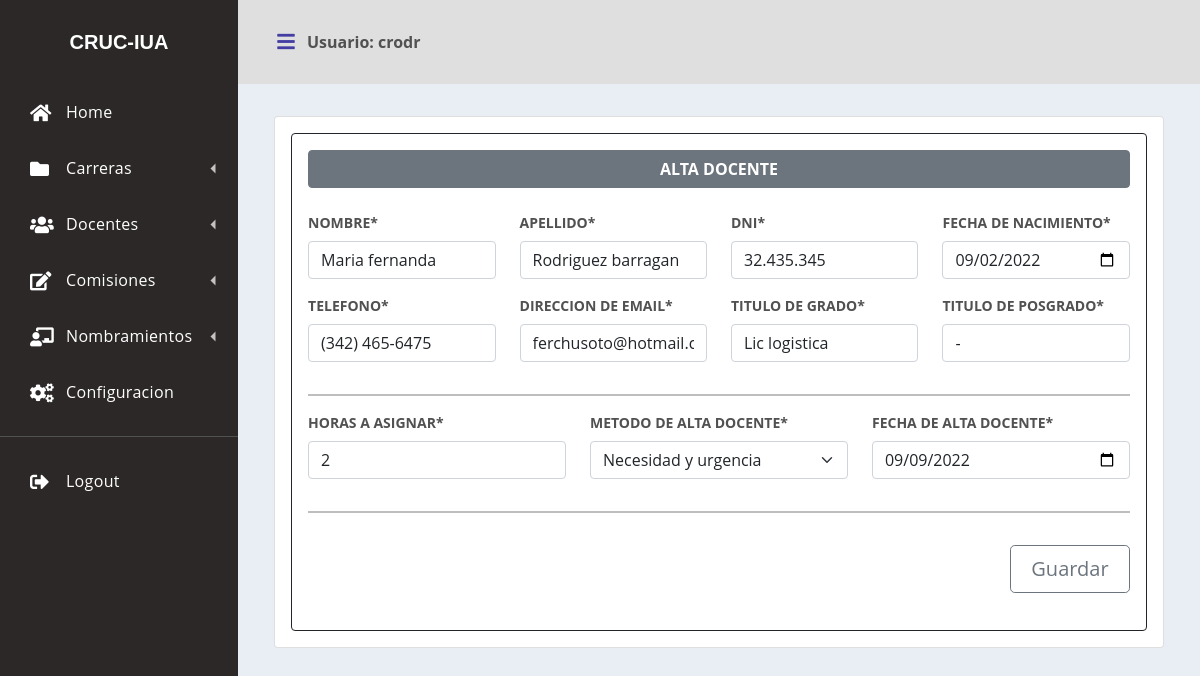
The page /editar_docente/32.435.345 (signed in) on the database as committed earlier.
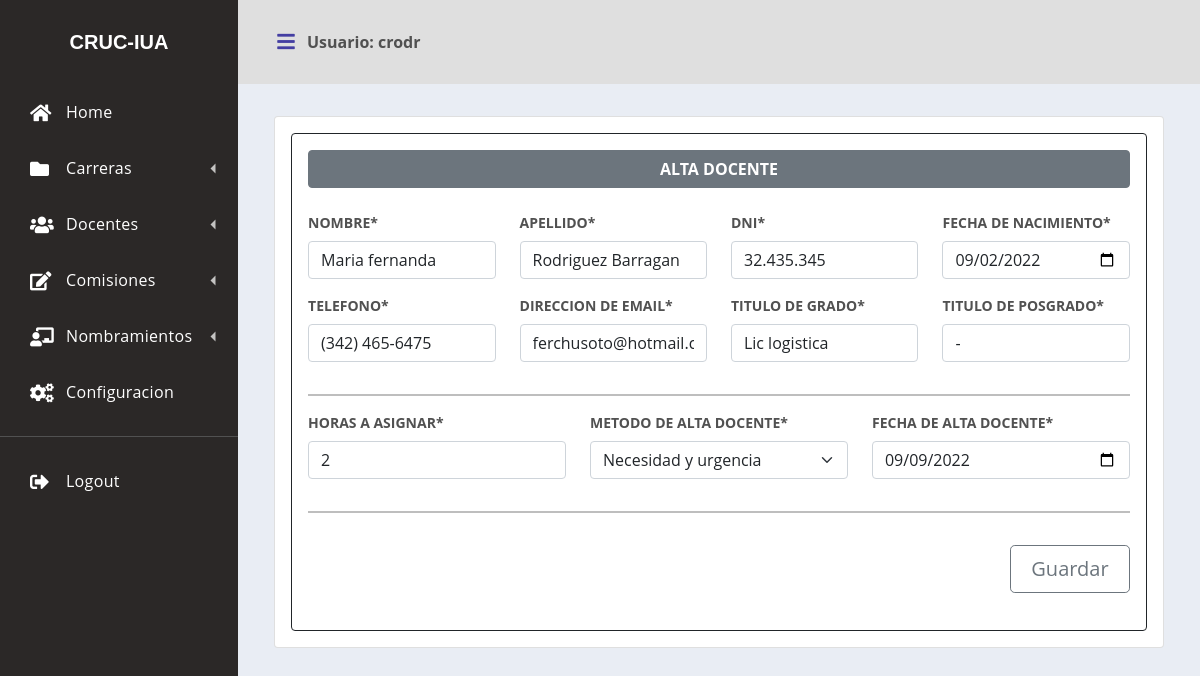
The same page on the database as committed later.
### app_nomb_doc/models.py (models this page shows, shortened)
class Docentes(models.Model):
    nombre=models.CharField(max_length=40) #OK
    apellido=models.CharField(max_length=40) #OK
    dni=models.CharField(max_length=10, unique=True) #OK
    fecha_nacimiento=models.DateField()
    telefono=models.CharField(max_length=20) #OK
    email=models.EmailField(max_length=50, unique=True) #OK
    titulo_grado=models.CharField(max_length=40) #OK
    titulo_posgrado=models.CharField(max_length=40) #OK
    hs_asignar=models.CharField(max_length=2) #OK
    metodo_alta=models.CharField(max_length=40)
    fecha_alta=models.DateField()
    fecha_creacion=models.DateTimeField(auto_now_add=True)
    class Meta: #Para personalizar datos en admin
        verbose_name="Docente"
        verbose_name_plural="Docentes"
        db_table="Docentes"

### app_nomb_doc/views.py (the view, shortened to what this page needs)
# urls.py: path('editar_docente/<dni>', editar_docente, name='editardocente'),
@login_required
def editar_docente(request, dni):
    docente_editar=Docentes.objects.get(dni=dni)
    contexto={
        'formulario':FormAltaDocente(
            instance=docente_editar
        )
    }
    return render(request, 'formularios/docentes/form_alta_docente.html', contexto)

### app_nomb_doc/templates/formularios/docentes/form_alta_docente.html (shortened to what this page needs)
{% extends 'static/inicio.html' %}
{% load crispy_forms_tags %}
{% block contenido %}
<body>
    <br>
    <br>
    <div class="container mt-18" style="width: 95%; font-size:14px">
    <form action="" method="POST" class="card p-3 mt-5" autocomplete="on" novalidate> {% csrf_token %}
        <div class="card border-dark p-3">
            <span class="btn btn-secondary mb-4"><strong>ALTA DOCENTE</strong></span>
            <div class="row">
                <div class="col-3"><strong>{{formulario.nombre|as_crispy_field}}</strong></div>
                <div class="col-3"><strong>{{formulario.apellido|as_crispy_field}}</strong></div>
                <div class="col-3"><strong>{{formulario.dni|as_crispy_field}}</strong></div>
                <div class="col-3"><strong>{{formulario.fecha_nacimiento|as_crispy_field}}</strong></div>
            </div>
            <div class="row">
                <div class="col-3"><strong>{{formulario.telefono|as_crispy_field}}</strong></div>
                <div class="col-3"><strong>{{formulario.email|as_crispy_field}}</strong></div>
                <div class="col-3"><strong>{{formulario.titulo_grado|as_crispy_field}}</strong></div>
                <div class="col-3"><strong>{{formulario.titulo_posgrado|as_crispy_field}}</strong></div>
            </div>
            <hr style="border: 1px solid black;">
            <div class="row">
                <div class="col-4"><strong>{{formulario.hs_asignar|as_crispy_field}}</strong></div>
                <div class="col-4"><strong>{{formulario.metodo_alta|as_crispy_field}}</strong></div>
                <div class="col-4"><strong>{{formulario.fecha_alta|as_crispy_field}}</strong></div>
            </div>
            <hr style="border: 1px solid black;">
            <div class="d-grid gap-2 d-md-flex justify-content-md-end">
                <button type="submit" class="btn btn-outline-secondary btn-lg mt-3" style="width:120px" value='Guardar'>Guardar</button>
            </div>
    <br>
        </div>
    </form>
    </div>
</body>
{% endblock %}

### app_nomb_doc/templates/static/inicio.html (shortened to what this page needs)
{% load static %}
<!DOCTYPE html>
<html lang="es">
<head>
    <link rel="stylesheet" href="https://use.fontawesome.com/releases/v5.15.4/css/all.css"/>
    <link href="https://cdn.jsdelivr.net/npm/bootstrap@5.0.2/dist/css/bootstrap.min.css" rel="stylesheet">
    <link rel="stylesheet" href="https://cdnjs.cloudflare.com/ajax/libs/font-awesome/5.15.0/css/all.min.css"/>
    <link rel="stylesheet" href={% static "css/style_inicio.css"%}/>
</head>
<body>
    <div class='dashboard'>
        <div class="dashboard-nav">
            <header>
                <a href="#" class="brand-logo"><span>CRUC-IUA</span></a>
            </header>
            <nav class="dashboard-nav-list">
                <a href="#" class="dashboard-nav-item"><i class="fas fa-home"></i>Home</a>
                <div class='dashboard-nav-dropdown'>
                    <a href="#!" class="dashboard-nav-item dashboard-nav-dropdown-toggle"><i class="fas fa-folder"></i>Carreras</a>
                </div>
                <div class='dashboard-nav-dropdown'>
                    <a href="#!" class="dashboard-nav-item dashboard-nav-dropdown-toggle"><i class="fas fa-users"></i>Docentes</a>
                </div>
                <div class='dashboard-nav-dropdown'>
                    <a href="#!" class="dashboard-nav-item dashboard-nav-dropdown-toggle"><i class="fas fa-edit"></i>Comisiones</a>
                </div>
                <div class='dashboard-nav-dropdown'>
                    <a href="#!" class="dashboard-nav-item dashboard-nav-dropdown-toggle"><i class="fas fa-chalkboard-teacher"></i>Nombramientos</a>
                </div>
                <a href="#" class="dashboard-nav-item"><i class="fas fa-cogs"></i>Configuracion</a>
                <div class="nav-item-divider"></div>
                <a href={% url "LogoutUsuario"%} class="dashboard-nav-item"><i class="fas fa-sign-out-alt"></i> Logout </a>
            </nav>
        </div>
        <div class='dashboard-app'>
            <header class='dashboard-toolbar'><a href="#!" class="menu-toggle"><i class="fas fa-bars"></i></a>
                <div class="d-grid gap-2 d-md-flex justify-content-md-end">
                    {% if user.is_authenticated %}
                        <strong>Usuario: {{user.get_username}} </strong>
                    {% endif%}
                </div>
            </header>
            {% block contenido %}  {% endblock %}
        </div>
    </div>
</body>
</html>

### app_nomb_doc/templates/static/css/style_inicio.css (style rules this page uses)
:root { --font-family-sans-serif: "Open Sans", -apple-system, BlinkMacSystemFont, "Segoe UI", Roboto, "Helvetica Neue", Arial, sans-serif, "Apple Color Emoji", "Segoe UI Emoji", "Segoe UI Symbol", "Noto Color Emoji"; }
*, *::before, *::after { -webkit-box-sizing: border-box; box-sizing: border-box; }
html { font-family: sans-serif; line-height: 1.15; -webkit-text-size-adjust: 100%; -webkit-tap-highlight-color: rgba(0, 0, 0, 0); }
nav { display: block; }
body { margin: 0; font-family: "Open Sans", -apple-system, BlinkMacSystemFont, "Segoe UI", Roboto, "Helvetica Neue", Arial, sans-serif, "Apple Color Emoji", "Segoe UI Emoji", "Segoe UI Symbol", "Noto Color Emoji"; font-size: 1rem; font-weight: 400; line-height: 1.5; color: #515151; text-align: left; background-color: #e9edf4; }
a { color: #3f84fc; text-decoration: none; background-color: transparent; }
.dashboard { display: -webkit-box; display: -webkit-flex; display: -ms-flexbox; display: flex; min-height: 100vh; }
.dashboard-app { display: -webkit-box; display: -webkit-flex; display: -ms-flexbox; display: flex; -webkit-box-orient: vertical; -webkit-box-direction: normal; -webkit-flex-direction: column; -ms-flex-direction: column; flex-direction: column; -webkit-box-flex: 2; -webkit-flex-grow: 2; -ms-flex-positive: 2; flex-grow: 2; margin-top: 20px; }
.dashboard-nav { min-width: 238px; position: fixed; left: 0; top: 0; bottom: 0; overflow: auto; background-color: #373193; }
.dashboard-nav header { min-height: 84px; padding: 8px 27px; display: -webkit-box; display: -webkit-flex; display: -ms-flexbox; display: flex; -webkit-box-pack: center; -webkit-justify-content: center; -ms-flex-pack: center; justify-content: center; -webkit-box-align: center; -webkit-align-items: center; -ms-flex-align: center; align-items: center; }
.dashboard-nav a { color: #515151; }
.dashboard-nav { background-color: #2B2827; }
.dashboard-nav a { color: #fff; }
.brand-logo { font-family: "Nunito", sans-serif; font-weight: bold; font-size: 20px; display: -webkit-box; display: -webkit-flex; display: -ms-flexbox; display: flex; color: #515151; -webkit-box-align: center; -webkit-align-items: center; -ms-flex-align: center; align-items: center; }
.dashboard-nav-list { display: -webkit-box; display: -webkit-flex; display: -ms-flexbox; display: flex; -webkit-box-orient: vertical; -webkit-box-direction: normal; -webkit-flex-direction: column; -ms-flex-direction: column; flex-direction: column; }
.dashboard-nav-item { min-height: 56px; padding: 8px 20px 8px 70px; display: -webkit-box; display: -webkit-flex; display: -ms-flexbox; display: flex; -webkit-box-align: center; -webkit-align-items: center; -ms-flex-align: center; align-items: center; letter-spacing: 0.02em; transition: ease-out 0.5s; }
.dashboard-nav-item i { width: 36px; font-size: 19px; margin-left: -40px; }
.dashboard-nav-dropdown { display: -webkit-box; display: -webkit-flex; display: -ms-flexbox; display: flex; -webkit-box-orient: vertical; -webkit-box-direction: normal; -webkit-flex-direction: column; -ms-flex-direction: column; flex-direction: column; }
.dashboard-nav-dropdown-toggle:after { content: ""; margin-left: auto; display: inline-block; width: 0; height: 0; border-left: 5px solid transparent; border-right: 5px solid transparent; border-top: 5px solid rgba(81, 81, 81, 0.8); -webkit-transform: rotate(90deg); -o-transform: rotate(90deg); transform: rotate(90deg); }
.dashboard-nav .dashboard-nav-dropdown-toggle:after { border-top-color: rgba(255, 255, 255, 0.72); }
.menu-toggle { position: relative; width: 42px; height: 42px; display: -webkit-box; display: -webkit-flex; display: -ms-flexbox; display: flex; -webkit-box-align: center; -webkit-align-items: center; -ms-flex-align: center; align-items: center; -webkit-box-pack: center; -webkit-justify-content: center; -ms-flex-pack: center; justify-content: center; color: #443ea2; }
.menu-toggle i { font-size: 20px; }
.dashboard-toolbar { min-height: 84px; background-color: #dfdfdf; display: -webkit-box; display: -webkit-flex; display: -ms-flexbox; display: flex; -webkit-box-align: center; -webkit-align-items: center; -ms-flex-align: center; align-items: center; padding: 8px 27px; position: fixed; top: 0; right: 0; left: 0; z-index: 1000; }
.nav-item-divider { height: 1px; margin: 1rem 0; overflow: hidden; background-color: #515151; }
@media (min-width: 992px) { .dashboard-app { margin-left: 238px; } }
@media (min-width: 992px) { .dashboard-toolbar { left: 238px; } }

Rows that differ between the two databases and show on the page:
changed Docentes "Maria fernanda": apellido "Rodriguez barragan" → "Rodriguez Barragan"
